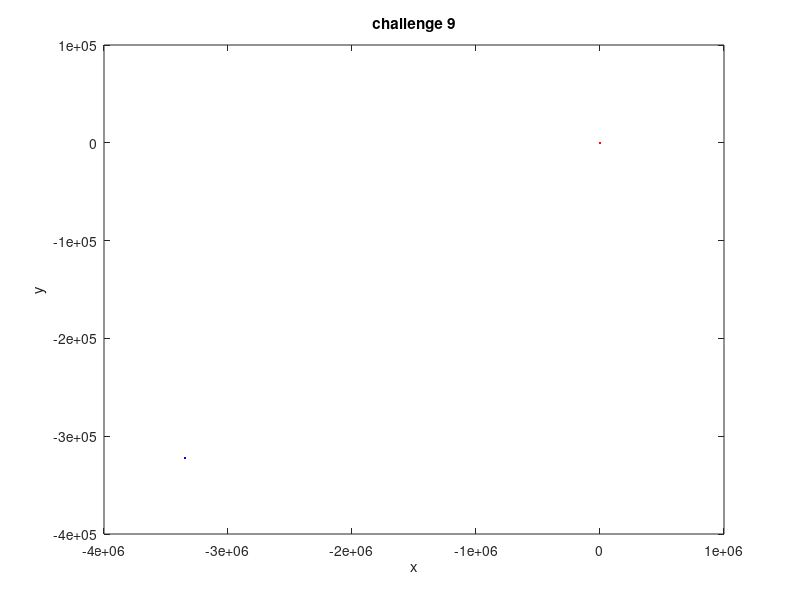

MATLAB code to generate this figure:
theta = input('Enter an angle less than 90 degrees')
u = input('Enter an initial trajectory speed')
h = input('Enter a launch height')
m = input('What is the mass of the object?')
r = input('What is the radius of the object?')
d = input('What is the drag coeffiecient?')

A = (pi)*(r^2)
p = 1.28
gd = 9.81
dt = 0.01
k = (0.5*d*p*A)/m

xd = 0
yd = h
vxd = u*cosd(theta)
vyd = u*sind(theta)

do
  vd = sqrt((vxd^2)+(vyd^2))
  axd = -(vxd/vd)*k*(vd^2)
  ayd = -gd -(vyd/vd)*k*(vd^2)
  vxd = vxd + axd*dt
  vyd = vyd + ayd*dt
  xd = xd + vxd*dt + 0.5*axd*(dt)^2
  yd = yd + vyd*dt + 0.5*ayd*(dt)^2
  plot(xd,yd,'b')
  hold on
until (yd < 0)

x = 0
y = h
vx = u*cosd(theta)
vy = u*sind(theta)
ax = 0
ay = -9.81

do
  vx = vx + ax*dt
  vy = vy + ay*dt
  x = x + vx*dt + 0.5*ax*(dt)^2
  y = y + vy*dt + 0.5*ay*(dt)^2
  plot(x,y,'r')
  hold on
until (y < 0)

xlabel('x')
ylabel('y')
title('challenge 9')
